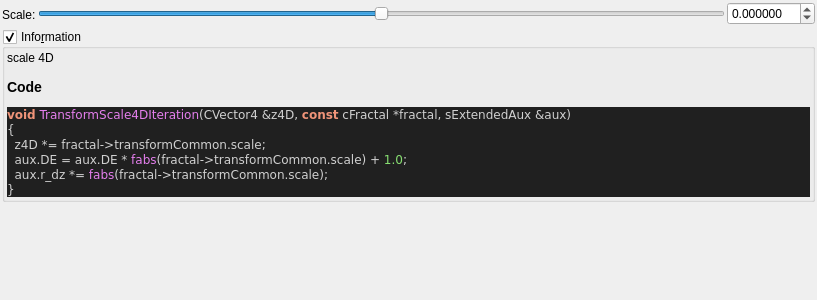
<?xml version="1.0" encoding="UTF-8"?>
<ui version="4.0">
 <class>transf_scale_4D</class>
 <widget class="QWidget" name="Form">
  <property name="geometry">
   <rect>
    <x>0</x>
    <y>0</y>
    <width>817</width>
    <height>300</height>
   </rect>
  </property>
  <property name="windowTitle">
   <string notr="true">transf_scale_4D</string>
  </property>
  <layout class="QVBoxLayout" name="verticalLayout">
   <property name="spacing">
    <number>2</number>
   </property>
   <property name="leftMargin">
    <number>2</number>
   </property>
   <property name="topMargin">
    <number>2</number>
   </property>
   <property name="rightMargin">
    <number>2</number>
   </property>
   <property name="bottomMargin">
    <number>2</number>
   </property>
   <item>
    <layout class="QGridLayout" name="gridLayout">
     <property name="spacing">
      <number>2</number>
     </property>
     <item row="0" column="2">
      <widget class="MyDoubleSpinBox" name="spinbox_transf_scale">
       <property name="sizePolicy">
        <sizepolicy hsizetype="Minimum" vsizetype="Maximum">
         <horstretch>0</horstretch>
         <verstretch>0</verstretch>
        </sizepolicy>
       </property>
       <property name="prefix">
        <string/>
       </property>
       <property name="suffix">
        <string/>
       </property>
       <property name="decimals">
        <number>6</number>
       </property>
       <property name="minimum">
        <double>-99.989999999999995</double>
       </property>
       <property name="maximum">
        <double>99.989999999999995</double>
       </property>
       <property name="singleStep">
        <double>0.100000000000000</double>
       </property>
      </widget>
     </item>
     <item row="0" column="1">
      <widget class="QSlider" name="slider_transf_scale">
       <property name="sizePolicy">
        <sizepolicy hsizetype="Expanding" vsizetype="Maximum">
         <horstretch>0</horstretch>
         <verstretch>0</verstretch>
        </sizepolicy>
       </property>
       <property name="minimum">
        <number>-10000000</number>
       </property>
       <property name="maximum">
        <number>10000000</number>
       </property>
       <property name="value">
        <number>0</number>
       </property>
       <property name="sliderPosition">
        <number>0</number>
       </property>
       <property name="orientation">
        <enum>Qt::Horizontal</enum>
       </property>
      </widget>
     </item>
     <item row="0" column="0" rowspan="2">
      <widget class="QLabel" name="label_108">
       <property name="text">
        <string>Scale:</string>
       </property>
      </widget>
     </item>
    </layout>
   </item>
   <item>
    <widget class="MyGroupBox" name="groupCheck_info">
     <property name="title">
      <string>Info&amp;rmation</string>
     </property>
     <property name="flat">
      <bool>false</bool>
     </property>
     <property name="checkable">
      <bool>true</bool>
     </property>
     <layout class="QVBoxLayout" name="verticalLayout_2">
      <property name="spacing">
       <number>2</number>
      </property>
      <property name="leftMargin">
       <number>2</number>
      </property>
      <property name="topMargin">
       <number>2</number>
      </property>
      <property name="rightMargin">
       <number>2</number>
      </property>
      <property name="bottomMargin">
       <number>2</number>
      </property>
      <item>
       <widget class="QLabel" name="label_code_content">
        <property name="text">
         <string notr="true">&lt;p&gt;scale 4D&lt;/p&gt;&lt;table&gt;
&lt;/table&gt;
&lt;h3&gt;Code&lt;/h3&gt;
&lt;body style=&quot;background-color:#202020&quot;&gt;
&lt;pre style=&quot;color:#d0d0d0; background-color:#202020;  font-family:'Courier New',monospace;&quot;&gt;&lt;span style=&quot;color:#f09479; font-weight:bold&quot;&gt;void&lt;/span&gt; &lt;span style=&quot;color:#e47eed&quot;&gt;TransformScale4DIteration&lt;/span&gt;&lt;span style=&quot;color:#d0d0d0&quot;&gt;(&lt;/span&gt;CVector4 &lt;span style=&quot;color:#d0d0d0&quot;&gt;&amp;amp;&lt;/span&gt;z4D&lt;span style=&quot;color:#d0d0d0&quot;&gt;,&lt;/span&gt; &lt;span style=&quot;color:#f09479; font-weight:bold&quot;&gt;const&lt;/span&gt; cFractal &lt;span style=&quot;color:#d0d0d0&quot;&gt;*&lt;/span&gt;fractal&lt;span style=&quot;color:#d0d0d0&quot;&gt;,&lt;/span&gt; sExtendedAux &lt;span style=&quot;color:#d0d0d0&quot;&gt;&amp;amp;&lt;/span&gt;aux&lt;span style=&quot;color:#d0d0d0&quot;&gt;)&lt;/span&gt;
&lt;span style=&quot;color:#d0d0d0&quot;&gt;{&lt;/span&gt;
  z4D &lt;span style=&quot;color:#d0d0d0&quot;&gt;*=&lt;/span&gt; fractal&lt;span style=&quot;color:#d0d0d0&quot;&gt;-&amp;gt;&lt;/span&gt;transformCommon&lt;span style=&quot;color:#d0d0d0&quot;&gt;.&lt;/span&gt;scale&lt;span style=&quot;color:#d0d0d0&quot;&gt;;&lt;/span&gt;
  aux&lt;span style=&quot;color:#d0d0d0&quot;&gt;.&lt;/span&gt;DE &lt;span style=&quot;color:#d0d0d0&quot;&gt;=&lt;/span&gt; aux&lt;span style=&quot;color:#d0d0d0&quot;&gt;.&lt;/span&gt;DE &lt;span style=&quot;color:#d0d0d0&quot;&gt;*&lt;/span&gt; &lt;span style=&quot;color:#e47eed&quot;&gt;fabs&lt;/span&gt;&lt;span style=&quot;color:#d0d0d0&quot;&gt;(&lt;/span&gt;fractal&lt;span style=&quot;color:#d0d0d0&quot;&gt;-&amp;gt;&lt;/span&gt;transformCommon&lt;span style=&quot;color:#d0d0d0&quot;&gt;.&lt;/span&gt;scale&lt;span style=&quot;color:#d0d0d0&quot;&gt;) +&lt;/span&gt; &lt;span style=&quot;color:#87df71&quot;&gt;1.0&lt;/span&gt;&lt;span style=&quot;color:#d0d0d0&quot;&gt;;&lt;/span&gt;
  aux&lt;span style=&quot;color:#d0d0d0&quot;&gt;.&lt;/span&gt;r_dz &lt;span style=&quot;color:#d0d0d0&quot;&gt;*=&lt;/span&gt; &lt;span style=&quot;color:#e47eed&quot;&gt;fabs&lt;/span&gt;&lt;span style=&quot;color:#d0d0d0&quot;&gt;(&lt;/span&gt;fractal&lt;span style=&quot;color:#d0d0d0&quot;&gt;-&amp;gt;&lt;/span&gt;transformCommon&lt;span style=&quot;color:#d0d0d0&quot;&gt;.&lt;/span&gt;scale&lt;span style=&quot;color:#d0d0d0&quot;&gt;);&lt;/span&gt;
&lt;span style=&quot;color:#d0d0d0&quot;&gt;}&lt;/span&gt;
&lt;/pre&gt;
&lt;/body&gt;</string>
        </property>
        <property name="wordWrap">
         <bool>true</bool>
        </property>
        <property name="openExternalLinks">
         <bool>true</bool>
        </property>
        <property name="textInteractionFlags">
         <set>Qt::LinksAccessibleByMouse|Qt::TextSelectableByMouse</set>
        </property>
       </widget>
      </item>
     </layout>
    </widget>
   </item>
   <item>
    <spacer name="verticalSpacer">
     <property name="orientation">
      <enum>Qt::Vertical</enum>
     </property>
     <property name="sizeHint" stdset="0">
      <size>
       <width>20</width>
       <height>40</height>
      </size>
     </property>
    </spacer>
   </item>
  </layout>
 </widget>
 <customwidgets>
  <customwidget>
   <class>MyDoubleSpinBox</class>
   <extends>QDoubleSpinBox</extends>
   <header>my_double_spin_box.h</header>
  </customwidget>
  <customwidget>
   <class>MyGroupBox</class>
   <extends>QGroupBox</extends>
   <header>my_group_box.h</header>
   <container>1</container>
  </customwidget>
 </customwidgets>
 <tabstops>
  <tabstop>slider_transf_scale</tabstop>
  <tabstop>spinbox_transf_scale</tabstop>
  <tabstop>groupCheck_info</tabstop>
 </tabstops>
 <resources/>
 <connections/>
</ui>
